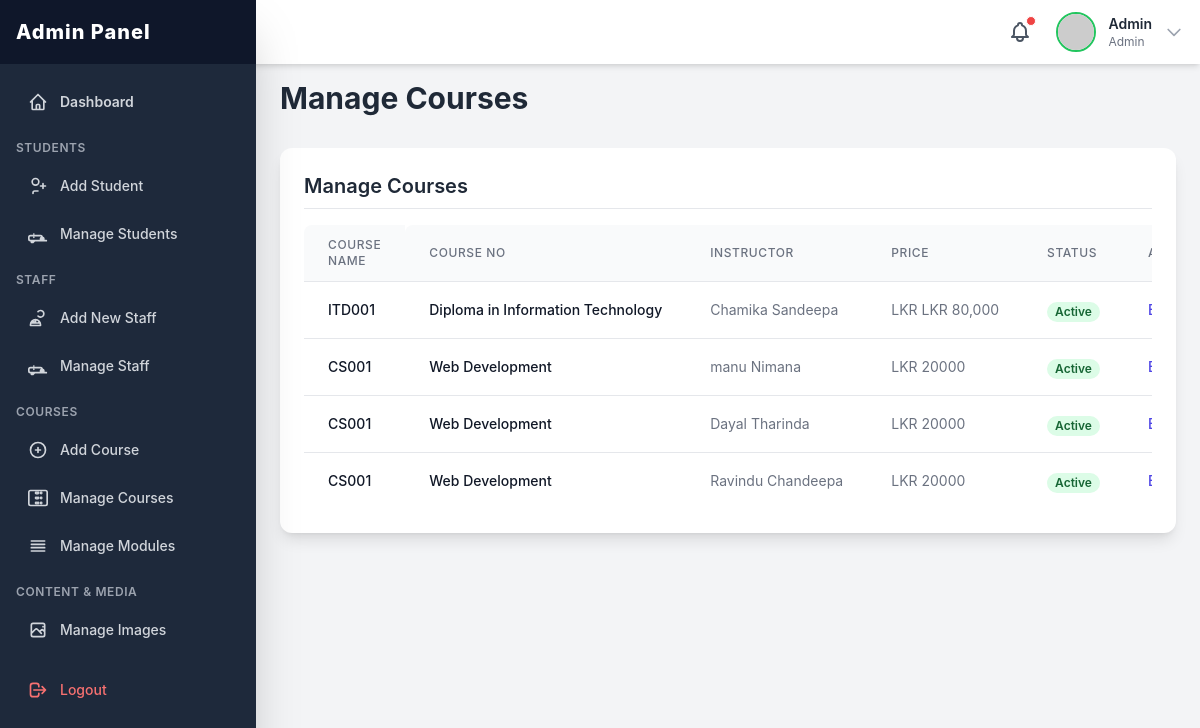
The page /admin/pages/manage_course.php (signed in) on the database its author committed.
### tables this page shows
CREATE TABLE `course` (
  `id` int(11) NOT NULL,
  `course_no` varchar(12) NOT NULL,
  `course_name` varchar(100) NOT NULL,
  `nvq_level` int(11) NOT NULL,
  `course_type` enum('Full-time','Part-time','Online','Hybrid') NOT NULL,
  `qualifications` varchar(255) NOT NULL,
  `course_duration` int(11) NOT NULL,
  `course_fee` varchar(20) NOT NULL,
  `course_description` text NOT NULL,
  `course_image` varchar(255) DEFAULT NULL,
  `category` int(11) DEFAULT NULL,
  `status` enum('active','inactive') NOT NULL DEFAULT 'active'
);

CREATE TABLE `staff` (
  `id` int(11) NOT NULL,
  `staff_id` varchar(20) NOT NULL,
  `service_id` varchar(20) NOT NULL,
  `first_name` varchar(50) NOT NULL,
  `last_name` varchar(50) NOT NULL,
  `nic` varchar(15) NOT NULL,
  `contact_no` varchar(15) DEFAULT NULL,
  `email` varchar(100) DEFAULT NULL,
  `gender` varchar(10) NOT NULL,
  `password` varchar(255) NOT NULL,
  `position` varchar(100) NOT NULL,
  `course_no` varchar(20) DEFAULT NULL,
  `profile_photo` varchar(255) DEFAULT NULL,
  `status` enum('active','inactive') NOT NULL DEFAULT 'active',
  `login_status` tinyint(1) DEFAULT 0
);

### admin/pages/manage_course.php (the view, shortened to what this page needs)
<?php
include_once('../include/header.php');
include('../../include/connection.php');
$query = "SELECT c.*, s.first_name, s.last_name, s.staff_id
          FROM course c
          LEFT JOIN staff s ON c.course_no = s.course_no AND s.position = 'Instructor'
          ORDER BY c.id";
$courses = mysqli_query($con, $query);
?>
<!DOCTYPE html>
<html lang="en">
<head>
    <script src="https://cdn.tailwindcss.com"></script>
</head>
<body class="bg-gray-100 p-6 sm:p-8">
    <div class="max-w-7xl mx-auto">
        <h2 class="text-3xl font-bold text-gray-800 mb-6">Manage Courses</h2>
        <div class="bg-white p-6 rounded-xl shadow-lg mt-8">
            <h3 class="text-xl font-semibold text-gray-800 mb-4 border-b pb-2">Manage Courses</h3>
            <div class="overflow-x-auto">
                <table class="min-w-full divide-y divide-gray-200">
                    <thead class="bg-gray-50">
                        <tr>
                            <th scope="col" class="px-6 py-3 text-left text-xs font-medium text-gray-500 uppercase tracking-wider rounded-tl-lg">Course Name</th>
                            <th scope="col" class="px-6 py-3 text-left text-xs font-medium text-gray-500 uppercase tracking-wider rounded-tl-lg">Course No</th>
                            <th scope="col" class="px-6 py-3 text-left text-xs font-medium text-gray-500 uppercase tracking-wider">Instructor</th>
                            <th scope="col" class="px-6 py-3 text-left text-xs font-medium text-gray-500 uppercase tracking-wider">Price</th>
                            <th scope="col" class="px-6 py-3 text-left text-xs font-medium text-gray-500 uppercase tracking-wider">Status</th>
                            <th scope="col" class="px-6 py-3 text-left text-xs font-medium text-gray-500 uppercase tracking-wider rounded-tr-lg">Actions</th>
                        </tr>
                    </thead>
                    <tbody class="bg-white divide-y divide-gray-200">
                          <?php if (mysqli_num_rows($courses) > 0): ?>
                              <?php while ($row = mysqli_fetch_assoc($courses)): ?>
                                <tr>
                                    <td class="px-6 py-4 whitespace-nowrap text-sm font-medium text-gray-900">
                                        <?php echo htmlspecialchars($row['course_no']); ?>
                                    </td>
                                    <td class="px-6 py-4 whitespace-nowrap text-sm font-medium text-gray-900">
                                        <?php echo htmlspecialchars($row['course_name']); ?>
                                    </td>
                                    <td class="px-6 py-4 whitespace-nowrap text-sm text-gray-500">
                                        <?php
                                        if (!empty($row['first_name']) && !empty($row['last_name'])) {
                                            echo htmlspecialchars($row['first_name'] . ' ' . $row['last_name']);
                                        } else {
                                            echo '<span class="text-gray-400 italic">No Instructor</span>';
                                        }
                                        ?>
                                    </td>
                                    <td class="px-6 py-4 whitespace-nowrap text-sm text-gray-500">
                                        LKR <?php echo htmlspecialchars($row['course_fee']); ?>
                                    </td>
                                    <td class="px-6 py-4 whitespace-nowrap">
                                        <?php if ($row['status'] == 'active') : ?>
                                            <span class="px-2 inline-flex text-xs leading-5 font-semibold rounded-full bg-green-100 text-green-800">Active</span>
                                        <?php else : ?>
                                            <span class="px-2 inline-flex text-xs leading-5 font-semibold rounded-full bg-yellow-100 text-yellow-800">Inactive</span>
                                        <?php endif; ?>
                                    </td>
                                    <td class="px-6 py-4 whitespace-nowrap text-sm font-medium space-x-2">
                                        <button type="button" class="text-indigo-600 hover:text-indigo-900 transition duration-150 edit-btn"
                                            data-id="<?php echo $row['id']; ?>"
                                            data-name="<?php echo htmlspecialchars($row['course_name']); ?>"
                                            data-fee="<?php echo htmlspecialchars($row['course_fee']); ?>"
                                            data-status="<?php echo $row['status']; ?>"
                                            data-course-no="<?php echo htmlspecialchars($row['course_no']); ?>"
                                            data-staff-id="<?php echo htmlspecialchars($row['staff_id'] ?? ''); ?>">
                                        </button>
                                    </td>
                                </tr>
                              <?php endwhile; ?>
                          <?php endif; ?>
                    </tbody>
                </table>
            </div>
        </div>
    </div>
    </body>
</html>

### admin/include/header.php (shortened to what this page needs)
<?php
$admin_username = isset($_SESSION['admin_username']) ? $_SESSION['admin_username'] : null;
$admin_display_name = 'User';
$admin_display_type = 'Guest';
if ($admin_username) {
    include_once __DIR__ . '/../../include/connection.php';
    if (isset($con)) {
        $query_admin = "SELECT username, type FROM admin WHERE username = ?";
        $stmt_admin = $con->prepare($query_admin);
        if ($stmt_admin) {
            $stmt_admin->bind_param("s", $admin_username);
            $stmt_admin->execute();
            $result_admin = $stmt_admin->get_result();
            if ($result_admin->num_rows == 1) {
                $admin_data = $result_admin->fetch_assoc();
                $admin_display_name = htmlspecialchars($admin_data['username']);
                $admin_display_type = htmlspecialchars(ucfirst($admin_data['type']));
            }
        } else {
             error_log("Admin header: Failed to prepare admin query: " . $con->error);
        }
    } else {
        error_log("Admin header: Database connection not established in connection.php.");
    }
}
?>
<!DOCTYPE html>
<html lang="en">
<head>
    <script src="https://cdn.tailwindcss.com"></script>
    <link href="https://cdnjs.cloudflare.com/ajax/libs/flowbite/2.2.1/flowbite.min.css" rel="stylesheet" />
    <link rel="stylesheet" href="../css/webkit.css">
</head>
<body class="bg-gray-100 min-h-screen">
    <header class="fixed top-0 left-0 right-0 h-16 bg-white shadow-md z-30 flex items-center justify-between px-4 transition-all duration-300" id="page-header">
        <div class="flex items-center space-x-4 relative"> <button class="relative p-2 text-gray-600 hover:text-green-600 transition duration-150 rounded-full hover:bg-gray-100">
                <span class="absolute top-1 right-1 w-2.5 h-2.5 bg-red-500 rounded-full border border-white"></span>
            </button>
            <button id="avatarButton" type="button" data-dropdown-toggle="userDropdown" data-dropdown-placement="bottom-start" class="flex items-center space-x-3 cursor-pointer group">
                <img class="h-10 w-10 rounded-full object-cover border-2 border-green-500" src="https://placehold.co/100x100/10b981/ffffff?text=<?php echo strtoupper(substr($admin_display_name, 0, 1)); ?>" alt="Admin Profile">
                <div class="hidden sm:block text-sm text-left"> <p class="font-semibold text-gray-800"><?php echo $admin_display_name; ?></p>
                    <p class="text-xs text-gray-500"><?php echo $admin_display_type; ?></p>
                </div>
                <svg class="w-5 h-5 text-gray-400 group-hover:text-gray-600 transition duration-150" fill="none" stroke="currentColor" viewBox="0 0 24 24" xmlns="http://www.w3.org/2000/svg"><path stroke-linecap="round" stroke-linejoin="round" stroke-width="2" d="M19 9l-7 7-7-7"></path></svg> </button>
            </div>
    </header>
    <div id="sidebar-wrapper">
        <nav class="fixed top-0 bottom-0 left-0 w-64 bg-slate-800 text-white z-40 transform -translate-x-full lg:translate-x-0 transition-transform duration-300 ease-in-out shadow-2xl" id="page-sidebar">
            <div class="h-16 bg-slate-900 flex items-center justify-between px-4">
                <h1 class="text-xl font-extrabold text-white tracking-wider">Admin Panel</h1>
            </div>
            <div class="px-4 space-y-2 h-full overflow-y-auto pt-4 pb-16">
                 <div class="space-y-1">
                    <a href="Dashboard.php" class="flex items-center p-3 text-sm font-semibold rounded-lg text-gray-300 hover:bg-slate-700 hover:text-white transition duration-150">
                        Dashboard
                    </a>
                    <p class="text-xs font-semibold text-gray-400 pt-3 pb-1 uppercase tracking-wider">Students</p>
                    <a href="student_register.php" class="flex items-center p-3 text-sm font-medium rounded-lg text-gray-300 hover:bg-slate-700 hover:text-white transition duration-150">
                        <svg class="w-5 h-5 mr-3" fill="none" stroke="currentColor" viewBox="0 0 24 24" xmlns="http://www.w3.org/2000/svg"><path stroke-linecap="round" stroke-linejoin="round" stroke-width="2" d="M18 9v3m0 0v3m0-3h3m-3 0h-3m-2-5a4 4 0 11-8 0 4 4 0 018 0zM12 18H8a2 2 0 00-2 2v1"></path></svg>
                        Add Student
                    </a>
                    <a href="manage_students.php" class="flex items-center p-3 text-sm font-medium rounded-lg text-gray-300 hover:bg-slate-700 hover:text-white transition duration-150">
                        Manage Students
                    </a>
                    <p class="text-xs font-semibold text-gray-400 pt-3 pb-1 uppercase tracking-wider">Staff</p>
                    <a href="staff_register.php"  class="flex items-center p-3 text-sm font-medium rounded-lg text-gray-300 hover:bg-slate-700 hover:text-white transition duration-150">
                        <svg class="w-5 h-5 mr-3" fill="none" stroke="currentColor" viewBox="0 0 24 24" xmlns="http://www.w3.org/2000/svg"><path stroke-linecap="round" stroke-linejoin="round" stroke-width="2" d="M12 4.354a4 4 0 110 5.292M15 21H3v-1a6 6 0 0112 0v1zm-6-4a6 6 0 00-4 0v1h8v-1m-4 0v-2"></path></svg>
                        Add New Staff
                    </a>
                    <a href="manage_staff.php" class="flex items-center p-3 text-sm font-medium rounded-lg text-gray-300 hover:bg-slate-700 hover:text-white transition duration-150">
                         Manage Staff
                    </a>
                    <p class="text-xs font-semibold text-gray-400 pt-3 pb-1 uppercase tracking-wider">Courses</p>
                    <a href="add_course.php" class="flex items-center p-3 text-sm font-medium rounded-lg text-gray-300 hover:bg-slate-700 hover:text-white transition duration-150">
                        <svg class="w-5 h-5 mr-3" fill="none" stroke="currentColor" viewBox="0 0 24 24" xmlns="http://www.w3.org/2000/svg"><path stroke-linecap="round" stroke-linejoin="round" stroke-width="2" d="M12 9v3m0 0v3m0-3h3m-3 0H9m12 0a9 9 0 11-18 0 9 9 0 0118 0z"></path></svg>
                        Add Course
                    </a>
                    <a href="manage_course.php" class="flex items-center p-3 text-sm font-medium rounded-lg text-gray-300 hover:bg-slate-700 hover:text-white transition duration-150">
                        Manage Courses
                    </a>
                     <a href="manage_modules.php" class="flex items-center p-3 text-sm font-medium rounded-lg text-gray-300 hover:bg-slate-700 hover:text-white transition duration-150">
                        <svg class="w-5 h-5 mr-3" fill="none" stroke="currentColor" viewBox="0 0 24 24" xmlns="http://www.w3.org/2000/svg"><path stroke-linecap="round" stroke-linejoin="round" stroke-width="2" d="M4 6h16M4 10h16M4 14h16M4 18h16"></path></svg>
                        Manage Modules
                    </a>
                    <p class="text-xs font-semibold text-gray-400 pt-3 pb-1 uppercase tracking-wider">Content & Media</p>
                    <a href="manage images.php" class="flex items-center p-3 text-sm font-medium rounded-lg text-gray-300 hover:bg-slate-700 hover:text-white transition duration-150">
                        Manage Images
                    </a>
                    <a href="../lib/logout.php" class="flex items-center p-3 text-sm font-medium rounded-lg text-red-400 hover:bg-slate-700 hover:text-red-300 transition duration-150 mt-8 !pt-6">
                        <svg class="w-5 h-5 mr-3" fill="none" stroke="currentColor" viewBox="0 0 24 24" xmlns="http://www.w3.org/2000/svg"><path stroke-linecap="round" stroke-linejoin="round" stroke-width="2" d="M17 16l4-4m0 0l-4-4m4 4H7m6 4v1a3 3 0 01-3 3H6a3 3 0 01-3-3V7a3 3 0 013-3h4a3 3 0 013 3v1"></path></svg>
                        Logout
                    </a>
                </div>
            </div>
        </nav>
    </div>
    <main class="pt-20 p-6 lg:ml-64 transition-all duration-300" id="main-content">

### admin/css/webkit.css (style rules this page uses)
html { font-family: 'Inter', sans-serif; }

### admin/pages/manage_course.php (style rules this page uses)
body { font-family: 'Inter', sans-serif; }

### rows shown on the page
course: course_no "ITD001", course_name "Diploma in Information Technology", staff.first_name+last_name "Chamika Sandeepa", course_fee "LKR 80,000", status "Active"
course: course_no "CS001", course_name "Web Development", staff.first_name+last_name "manu Nimana", course_fee "20000", status "Active", staff.first_name+last_name "Dayal Tharinda", staff.first_name+last_name "Ravindu Chandeepa"

### other values the page prints
$admin_display_name "Admin"
$admin_display_type "Admin"
